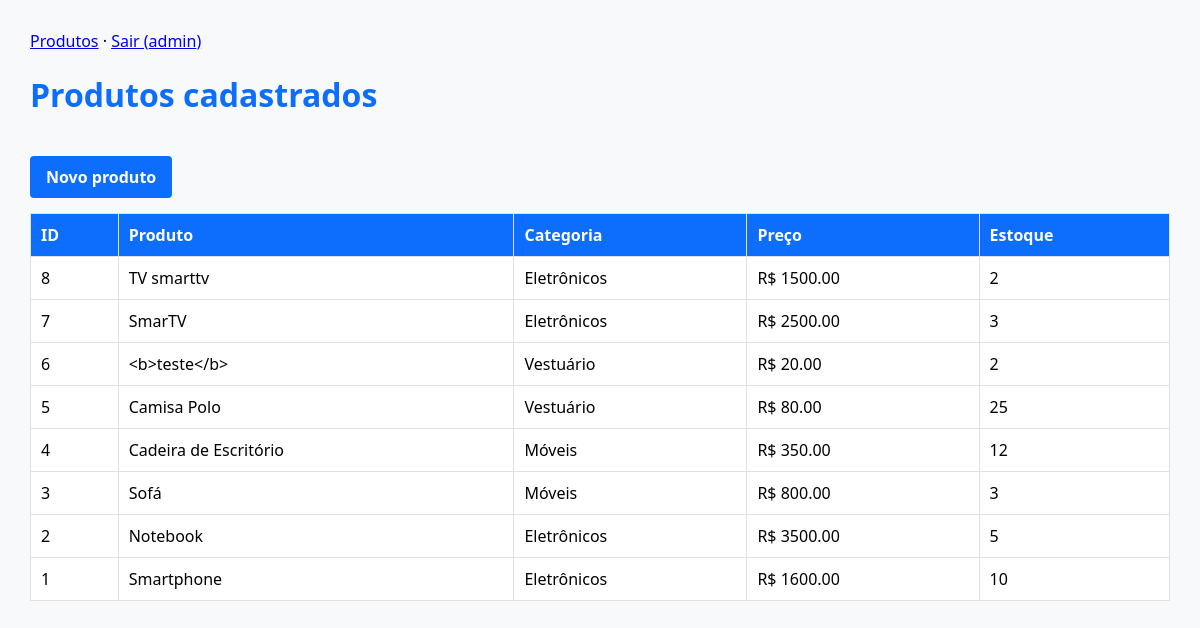
Before: /produtos (signed in) with the older database file.
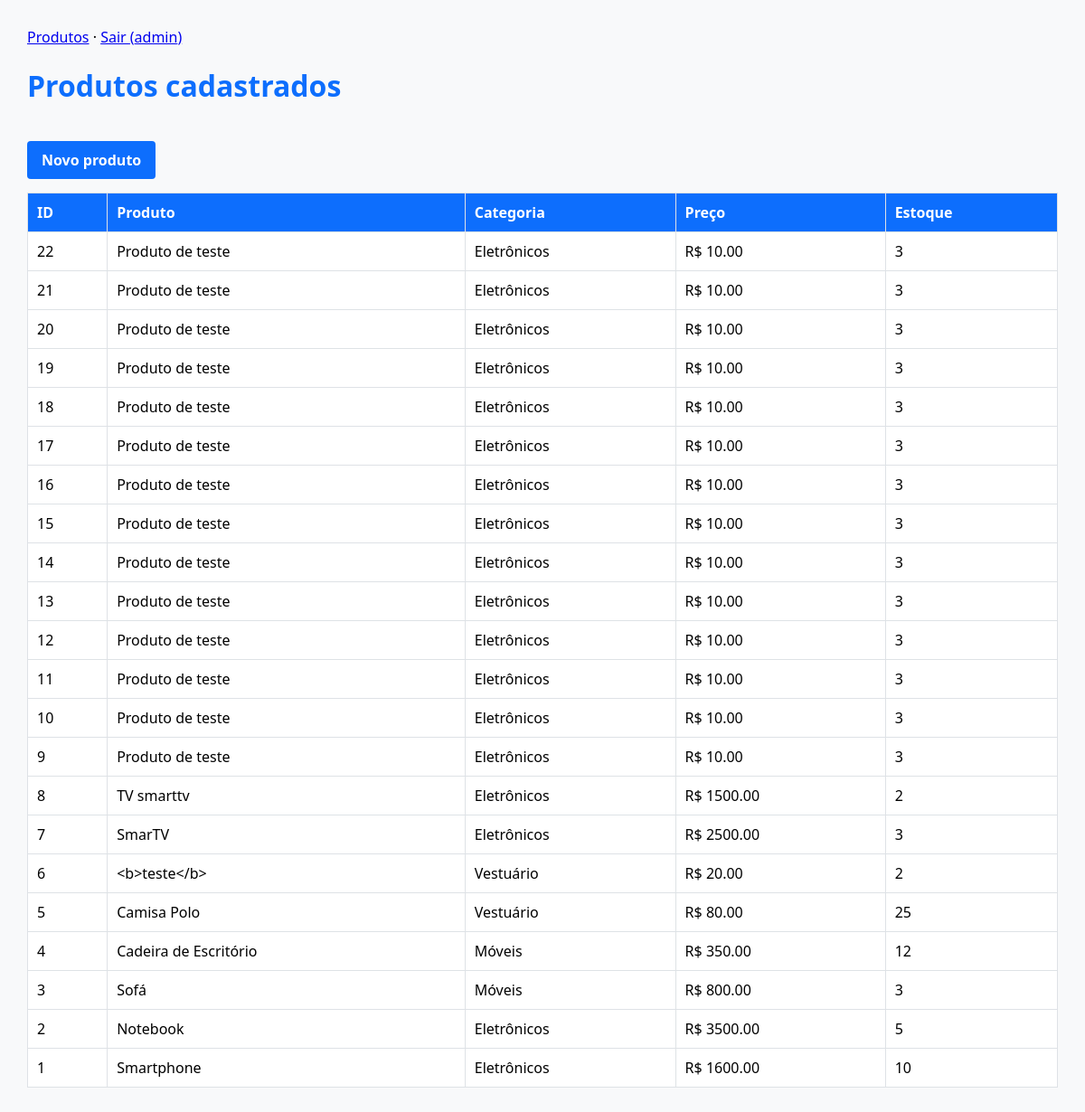
After: the same page with the newer database file.
### tables this page shows
CREATE TABLE Produto (
    id_produto INTEGER PRIMARY KEY AUTOINCREMENT,
    nome TEXT NOT NULL,
    preco REAL NOT NULL CHECK(preco >= 0.0),
    estoque INTEGER NOT NULL CHECK(estoque >= 0),
    id_categoria INTEGER,
    FOREIGN KEY (id_categoria) REFERENCES Categoria(id_categoria)
);

CREATE TABLE Categoria (
    id_categoria INTEGER PRIMARY KEY AUTOINCREMENT,
    nome_categoria TEXT NOT NULL
);

### app.py (the view)
    @app.get("/produtos")
    @login_required
    def listar():
        aviso = AVISOS.get(request.args.get("ok", ""), "")
        return render_template("produtos.html", produtos=dados.listar_produtos(banco()), aviso=aviso)

### app.py (called while the page is built)
def login_required(view):
    @functools.wraps(view)
    def wrapper(*args, **kwargs):
        if not session.get("usuario"):
            return redirect(url_for("exibir_login", erro="restrito"))
        return view(*args, **kwargs)
    return wrapper

### dados.py (called while the page is built)
def abrir_conexao(caminho) -> sqlite3.Connection:
    caminho = Path(caminho)
    if not caminho.exists():
        raise FileNotFoundError(f"Banco de dados não encontrado: {caminho}")
    conn = sqlite3.connect(caminho)
    conn.execute("PRAGMA foreign_keys = ON;")
    conn.row_factory = sqlite3.Row
    return conn

def listar_produtos(caminho) -> list[dict]:
    with closing(abrir_conexao(caminho)) as conn:
        return [
            dict(linha)
            for linha in conn.execute("""
                SELECT p.id_produto, p.nome, p.preco, p.estoque, c.nome_categoria
                FROM Produto p
                LEFT JOIN Categoria c ON p.id_categoria = c.id_categoria
                ORDER BY p.id_produto DESC;
            """)
        ]

### templates/produtos.html (shortened to what this page needs)
{% extends "base.html" %}
{% block conteudo %}
<h1>Produtos cadastrados</h1>
<a class="botao" href="{{ url_for('exibir_formulario') }}">Novo produto</a>
<table>
  <tr>
    <th>ID</th><th>Produto</th><th>Categoria</th><th>Preço</th><th>Estoque</th>
  </tr>
  {% for p in produtos %}
  <tr>
    <td>{{ p['id_produto'] }}</td>
    <td>{{ p['nome'] }}</td>
    <td>{{ p['nome_categoria'] }}</td>
    <td>R$ {{ "%.2f"|format(p['preco']) }}</td>
    <td>{{ p['estoque'] }}</td>
  </tr>
  {% endfor %}
</table>
{% endblock %}

### templates/base.html (shortened to what this page needs)
<!DOCTYPE html>
<html lang="pt-br">
<head>
  <link rel="stylesheet" href="{{ url_for('static', filename='estilo.css') }}">
</head>
<body>
  {% if session.get('usuario') %}
  <nav>
    <a href="{{ url_for('listar') }}">Produtos</a> ·
    <a href="{{ url_for('logout') }}">Sair ({{ session['usuario'] }})</a>
  </nav>
  {% endif %}
  {% block conteudo %}{% endblock %}
</body>
</html>

### static/estilo.css (style rules this page uses)
body { font-family: "Segoe UI", Arial, sans-serif; margin: 30px; background: #f8f9fa; }
h1 { color: #0d6efd; }
nav { margin-bottom: 20px; }
input[type="submit"], .botao { background: #0d6efd; color: white; border: none; font-weight: bold; cursor: pointer; border-radius: 4px; padding: 10px 16px; text-decoration: none; display: inline-block; width: auto; margin-top: 18px; }
table { width: 100%; border-collapse: collapse; background: white; margin-top: 15px; }
th, td { border: 1px solid #dee2e6; padding: 10px; text-align: left; }
th { background: #0d6efd; color: white; }

Changed rows visible on the page:
added Produto: id_produto "22", nome "Produto de teste", nome_categoria "Eletrônicos", preco "10.00", estoque "3"
added Produto: id_produto "21", nome "Produto de teste", nome_categoria "Eletrônicos", preco "10.00", estoque "3"
added Produto: id_produto "20", nome "Produto de teste", nome_categoria "Eletrônicos", preco "10.00", estoque "3"
added Produto: id_produto "19", nome "Produto de teste", nome_categoria "Eletrônicos", preco "10.00", estoque "3"
added Produto: id_produto "18", nome "Produto de teste", nome_categoria "Eletrônicos", preco "10.00", estoque "3"
added Produto: id_produto "17", nome "Produto de teste", nome_categoria "Eletrônicos", preco "10.00", estoque "3"
added Produto: id_produto "16", nome "Produto de teste", nome_categoria "Eletrônicos", preco "10.00", estoque "3"
added Produto: id_produto "15", nome "Produto de teste", nome_categoria "Eletrônicos", preco "10.00", estoque "3"
added Produto: id_produto "14", nome "Produto de teste", nome_categoria "Eletrônicos", preco "10.00", estoque "3"
added Produto: id_produto "13", nome "Produto de teste", nome_categoria "Eletrônicos", preco "10.00", estoque "3"
added Produto: id_produto "12", nome "Produto de teste", nome_categoria "Eletrônicos", preco "10.00", estoque "3"
added Produto: id_produto "11", nome "Produto de teste", nome_categoria "Eletrônicos", preco "10.00", estoque "3"
added Produto: id_produto "10", nome "Produto de teste", nome_categoria "Eletrônicos", preco "10.00", estoque "3"
added Produto: id_produto "9", nome "Produto de teste", nome_categoria "Eletrônicos", preco "10.00", estoque "3"
